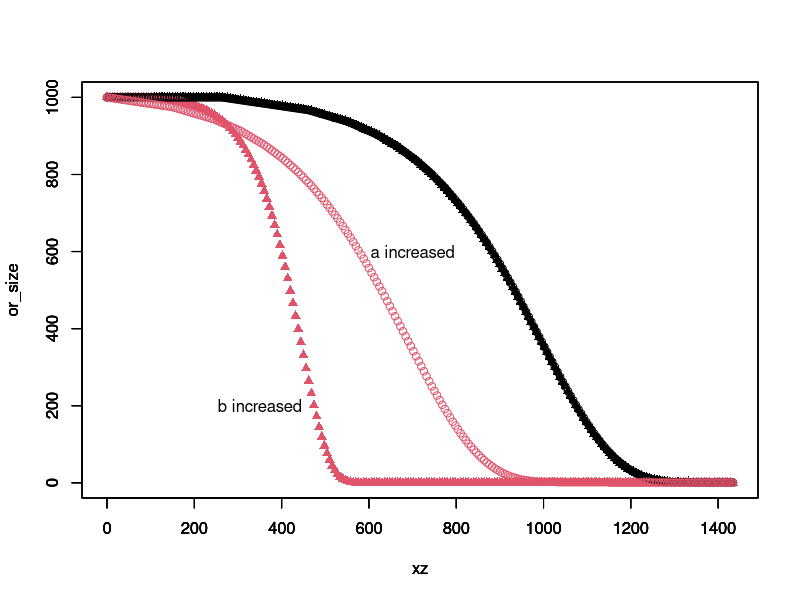

Source code (R):
xz<-c(1,1)
or_size<-c(1,1)
or_size[1]<-1000
for (z in 1:240) {xz[z]<-(z-1)*6}

b<-0.035
a<-0.0001
for (bi in 1:2){
  
for (z in 2:240) {or_size[z]<-or_size[z-1]-round((or_size[z-1]*(a*exp(b*z))),0)}
plot(xz,or_size, pch=17, col=bi)
b<-b+0.055
par(new=TRUE)
}

b<-0.035
a<-0.0001
for (bi in 1:2){
  
  for (z in 2:240) {or_size[z]<-or_size[z-1]-round((or_size[z-1]*(a*exp(b*z))),0)}
  plot(xz,or_size, pch=1, col=bi)
  a<-a+0.0005
  
  par(new=TRUE)
  
}
text(350,200,'b increased')
text(700,600,'a increased')

